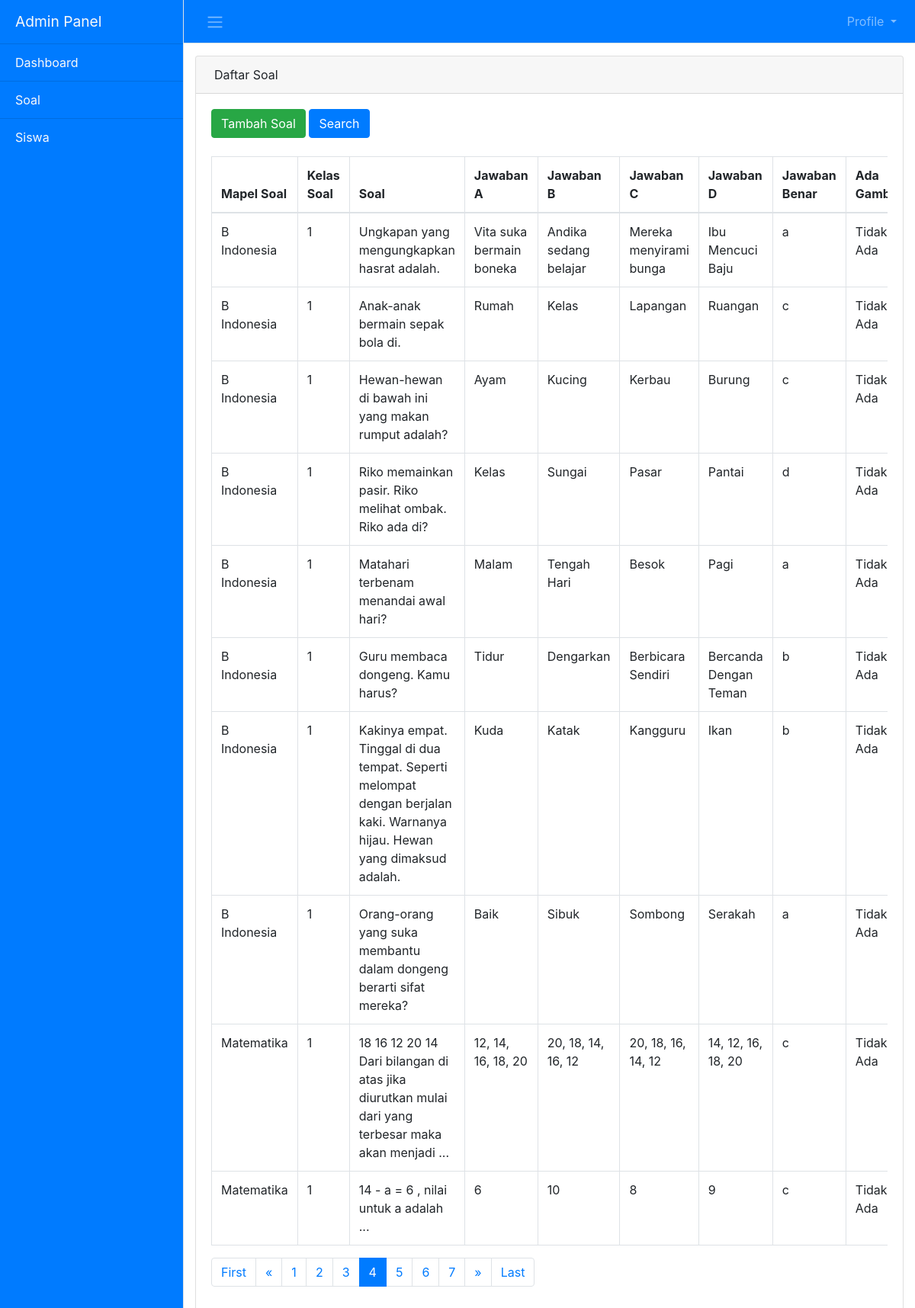
The page /v1/admin/index.php?page=soal&hal=4 (signed in) on the database its author committed.
### tables this page shows
CREATE TABLE `tbl_soal` (
  `id_soal` int(11) NOT NULL,
  `kelas_soal` int(2) NOT NULL,
  `mapel_soal` varchar(50) NOT NULL,
  `nama_soal` varchar(500) NOT NULL,
  `jawaban_a` varchar(200) NOT NULL,
  `jawaban_b` varchar(200) NOT NULL,
  `jawaban_c` varchar(200) NOT NULL,
  `jawaban_d` varchar(200) NOT NULL,
  `jawaban_benar` varchar(2) NOT NULL,
  `gambar` varchar(100) NOT NULL DEFAULT 'Tidak_Ada.jpg'
);

### v1/admin/script/preferences.php (the view, shortened to what this page needs)
<?php
class adminPanel
{
    private $host = "localhost";
	private $user = "root";
	private $pass = "";
	private $database = "db_bank_soal";
    public $mysqli="";
    public function SS_GetConnection ()
	{
		$this->mysqli = new MySQLi($this->host, $this->user, $this->pass, $this->database);
		if (!$this->mysqli->connect_errno){
			return $this->mysqli;
		}
    }
    public function viewSoal(){
        if ($this->SS_GetConnection())
		{
            $hal = (isset($_GET['hal'])) ? $_GET['hal'] : 1;
            $limit = 10;
            $limit_start = ($hal - 1) * $limit;
            $query = "SELECT * FROM tbl_soal LIMIT ".$limit_start.",".$limit;
			if ($result = $this->mysqli->query($query)){
                echo "<table class='table table-bordered' id='dataTable' width='100%'' cellspacing='0'>";
                echo "<thead>";
                echo "<tr>";
                echo "<th>Mapel Soal</th>";
                echo "<th>Kelas Soal</th>";
                echo "<th>Soal</th>";
                echo "<th>Jawaban A</th>";
                echo "<th>Jawaban B</th>";
                echo "<th>Jawaban C</th>";
                echo "<th>Jawaban D</th>";
                echo "<th>Jawaban Benar</th>";
                echo "<th>Ada Gambar?</th>";
                echo "</tr>";
                echo "</thead>";
                echo "<tbody>";
                while ($data = $result->fetch_row())
				{
                    if($data[9] == "Tidak_Ada.jpg"){
                        $gambar = "Tidak Ada";
                    }else{
                        $gambar = "Ada";
                    }
                    echo "<tr>";
					echo "<td>".($data[2])."</td>";
                    echo "<td>".($data[1])."</td>";
					echo "<td>".($data[3])."</td>";
                    echo "<td>".($data[4])."</td>";
                    echo "<td>".($data[5])."</td>";
                    echo "<td>".($data[6])."</td>";
                    echo "<td>".($data[7])."</td>";
                    echo "<td>".($data[8])."</td>";
                    echo "<td>".($gambar)."</td>";
					echo "</tr>";
				}
                echo "</tbody>";
                echo "</table>";
            }
            echo "<ul class='pagination'>";
            if ($hal == 1) {
                echo "<li class='page-item disabled'><a class='page-link' href='#'>First</a></li>";
                echo "<li class='page-item disabled'><a class='page-link' href='#'>&laquo;</a></li>";
            } else {
                $link_prev = ($hal > 1) ? $hal - 1 : 1;
                echo "<li class='page-item'><a class='page-link' href='index.php?page=soal&hal=1'>First</a></li>";
                echo "<li class='page-item'><a class='page-link' href='index.php?page=soal&hal= ".$link_prev."'>&laquo;</a></li>";
            }
            $stmt = $this->mysqli->stmt_init();
            $stmt->prepare("SELECT id_soal FROM tbl_soal");
            $stmt->execute();
            $stmt->bind_result($idsoal);
            $stmt->store_result();
            $get_jumlah = $stmt->num_rows();
            $jumlah_page = ceil($get_jumlah / $limit);
            $jumlah_number = 3;
            $start_number = ($hal > $jumlah_number) ? $hal - $jumlah_number : 1;
            $end_number = ($hal < ($jumlah_page - $jumlah_number)) ? $hal + $jumlah_number : $jumlah_page;
            for ($i = $start_number; $i <= $end_number; $i++) {
                if($hal == $i){
                    $link_active = "class='page-item active'";
                }else{
                    $link_active = "";
                }
                echo "<li ".$link_active."><a class='page-link' href='index.php?page=soal&hal=".$i."'>".$i."</a></li>";
            }
            if ($hal == $jumlah_page) {
                echo "<li class='page-item disabled'><a class='page-link' href='#'>&raquo;</a></li>";
                echo "<li class='page-item disabled'><a class='page-link' href='#'>Last</a></li>";
            } else {
                $link_next = ($hal < $jumlah_page) ? $hal + 1 : $jumlah_page;
                echo "<li class='page-item'><a class='page-link' href='index.php?page=soal&hal=".$link_next."'>&raquo;</a></li>";
                echo "<li class='page-item'><a class='page-link' href='index.php?page=soal&hal=".$jumlah_page."'>Last</a></li>";
            }
            echo "</ul>";
        }
    }
}
?>

### v1/admin/css/simple-sidebar.css (style rules this page uses)
body { overflow-x: hidden; }

### rows shown on the page
tbl_soal: mapel_soal "B Indonesia", kelas_soal "1", nama_soal "Ungkapan yang mengungkapkan hasrat adalah.", jawaban_a "Vita suka bermain boneka", jawaban_b "Andika sedang belajar", jawaban_c "Mereka menyirami bunga", jawaban_d "Ibu Mencuci Baju", jawaban_benar "a", gambar "Tidak Ada"
tbl_soal: mapel_soal "B Indonesia", kelas_soal "1", nama_soal "Anak-anak bermain sepak bola di.", jawaban_a "Rumah", jawaban_b "Kelas", jawaban_c "Lapangan", jawaban_d "Ruangan", jawaban_benar "c", gambar "Tidak Ada"
tbl_soal: mapel_soal "B Indonesia", kelas_soal "1", nama_soal "Hewan-hewan di bawah ini yang makan rumput adalah?", jawaban_a "Ayam", jawaban_b "Kucing", jawaban_c "Kerbau", jawaban_d "Burung", jawaban_benar "c", gambar "Tidak Ada"
tbl_soal: mapel_soal "B Indonesia", kelas_soal "1", nama_soal "Riko memainkan pasir. Riko melihat ombak. Riko ada di?", jawaban_a "Kelas", jawaban_b "Sungai", jawaban_c "Pasar", jawaban_d "Pantai", jawaban_benar "d", gambar "Tidak Ada"
tbl_soal: mapel_soal "B Indonesia", kelas_soal "1", nama_soal "Matahari terbenam menandai awal hari?", jawaban_a "Malam", jawaban_b "Tengah Hari", jawaban_c "Besok", jawaban_d "Pagi", jawaban_benar "a", gambar "Tidak Ada"
tbl_soal: mapel_soal "B Indonesia", kelas_soal "1", nama_soal "Guru membaca dongeng. Kamu harus?", jawaban_a "Tidur", jawaban_b "Dengarkan", jawaban_c "Berbicara Sendiri", jawaban_d "Bercanda Dengan Teman", jawaban_benar "b", gambar "Tidak Ada"
tbl_soal: mapel_soal "B Indonesia", kelas_soal "1", nama_soal "Kakinya empat. Tinggal di dua tempat. Seperti melompat dengan berjalan kaki. Warnanya hijau. Hewan yang dimaksud adalah.", jawaban_a "Kuda", jawaban_b "Katak", jawaban_c "Kangguru", jawaban_d "Ikan", jawaban_benar "b", gambar "Tidak Ada"
tbl_soal: mapel_soal "B Indonesia", kelas_soal "1", nama_soal "Orang-orang yang suka membantu dalam dongeng berarti sifat mereka?", jawaban_a "Baik", jawaban_b "Sibuk", jawaban_c "Sombong", jawaban_d "Serakah", jawaban_benar "a", gambar "Tidak Ada"
tbl_soal: mapel_soal "Matematika", kelas_soal "1", nama_soal "18 16 12 20 14 Dari bilangan di atas jika diurutkan mulai dari yang terbesar maka akan menjadi ...", jawaban_a "12, 14, 16, 18, 20", jawaban_b "20, 18, 14, 16, 12", jawaban_c "20, 18, 16, 14, 12", jawaban_d "14, 12, 16, 18, 20", jawaban_benar "c", gambar "Tidak Ada"
tbl_soal: mapel_soal "Matematika", kelas_soal "1", nama_soal "14 - a = 6 , nilai untuk a adalah ...", jawaban_a "6", jawaban_b "10", jawaban_c "8", jawaban_d "9", jawaban_benar "c", gambar "Tidak Ada"
